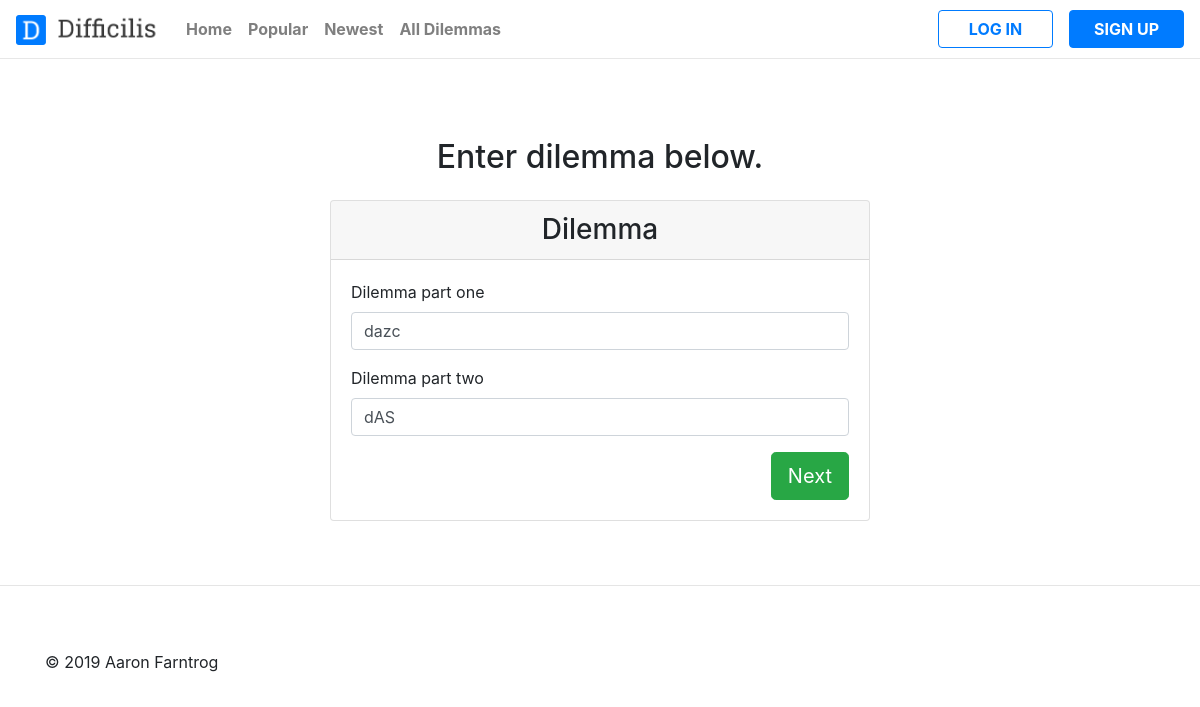
The app's page /dilemma/3/, older data.
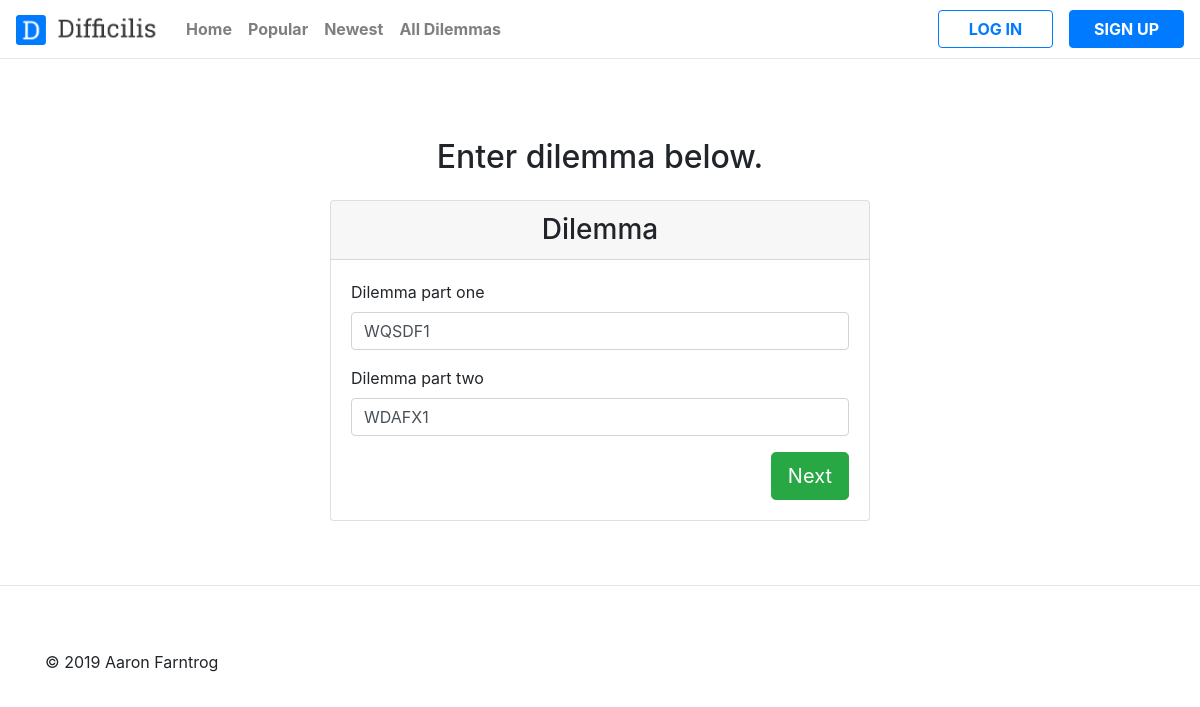
The same page, newer data.
### easydilemma/models.py (models this page shows)
class DilemmaPartOne(models.Model):
    dilemma_part_one = models.CharField(max_length=500)
    def __str__(self):
        return self.dilemma_part_one[:50]

class DilemmaPartTwo(models.Model):
    dilemma_part_two = models.CharField(max_length=500)
    def __str__(self):
        return self.dilemma_part_two[:50]

### easydilemma/views.py (the view)
# urls.py: path('dilemma/<int:dilemma_id>/', views.edit_dilemma, name="edit_dilemma"),
def edit_dilemma(request, dilemma_id):
    dilemma =  get_object_or_404(Dilemma, pk=dilemma_id)
    dilemma_part_1 = get_object_or_404(DilemmaPartOne, pk=dilemma_id)
    dilemma_part_2 = get_object_or_404(DilemmaPartTwo, pk=dilemma_id)
    form = DilemmaForm(initial={'dilemma_part_one' : dilemma.dilemma_part_one, 'dilemma_part_two' : dilemma.dilemma_part_two})
    context = {
        "form": form,
        "dilemma": dilemma,
    }
    return render(request, 'easydilemma/edit_dilemma.html', context)

### easydilemma/forms.py
class DilemmaForm(forms.Form):
    dilemma_part_one = forms.CharField(widget=forms.TextInput(attrs={'placeholder': 'Should I vote Democratic...'}))
    dilemma_part_two = forms.CharField(widget=forms.TextInput(attrs={'placeholder': 'Or should I vote Republican...'}))

### easydilemma/templates/easydilemma/edit_dilemma.html (shortened to what this page needs)
<!DOCTYPE html>
<html lang="en">
<head>
    {% load static %}
    {% load crispy_forms_tags %}
    <link rel="stylesheet" href="https://maxcdn.bootstrapcdn.com/bootstrap/4.0.0/css/bootstrap.min.css">
    <link rel="stylesheet" href="../../static/easydilemma/css/main.css">
    <link rel="stylesheet" href="https://use.fontawesome.com/releases/v5.8.1/css/all.css">
</head>
<body>
    <header class="header">
        <nav class="navbar navbar-expand-lg fixed-top shadow navbar-light bg-white">
                <div class="d-flex">
                    <a class="navbar-brand grow" href="{% url 'easydilemma:index' %}"><img src="{% static '../static/easydilemma/images/Logo.png' %}" id="logo" style="max-height: 30px; max-width: 150px;;"  alt="Difficilis"></a>
                </div>
            <div class="collapse navbar-collapse" id="navbarCollapse">
                <ul class="navbar-nav">
                <li class="nav-item" ><a  href="{% url 'easydilemma:index' %}" class="nav-link font-weight-bold">Home</a></li>
                <li class="nav-item "><a  href="{% url 'easydilemma:all_dilemmas' %}" class="nav-link font-weight-bold">Popular</a></li>
                <li class="nav-item"><a  href="{% url 'easydilemma:all_dilemmas' %}" class="nav-link font-weight-bold">Newest</a></li>
                <li class="nav-item"><a  href="{% url 'easydilemma:all_dilemmas' %}" class="nav-link font-weight-bold">All Dilemmas</a></li>
                </ul>
                <ul class="navbar-nav ml-auto">
                        {% if user.is_authenticated %}
                        <li class="nav-item ml-lg-3 "><a  href="{% url 'users:logout' %}" class="btn btn-primary navbar_btn"><strong>LOG OUT</strong></a></li>
                        {% else %}
                        <li class="nav-item ml-lg-3 "><a  href="{% url 'users:login' %}" class="btn btn-outline-primary navbar_btn" ><strong>LOG IN</strong></a></li>
                        <li class="nav-item ml-lg-3 "><a  href="{% url 'users:register' %}" class="btn btn-primary navbar_btn"><strong>SIGN UP</strong></a></li>
                        {% endif %}
                    </ul>
            </div>
        </nav>
    </header>
    <div class="container py-5">
        <div class="row">
            <div class="col-md-12">
                <h2 class="text-center text-black mb-4">Enter dilemma below.</h2>
                <div class="row">
                    <div class="col-md-6 mx-auto">
                        <div class="card rounded-1">
                            <div class="card-header">
                                <h3 class="mb-0 text-center">Dilemma</h3>
                            </div>
                            <div class="card-body">
                                <form  role="form" name="dilemma-form" id="dilemma-form" autocomplete="off" method="POST" action="{% url 'easydilemma:handle_revised_dilemma' dilemma.id %}" nonvalidate> {% csrf_token %}
                                    <div class="form-group">
                                        {{ form|crispy }}
                                    </div>
                                    <button type="submit" class="btn btn-success btn-lg float-right" id="dilemma_form_submit">Next</button>
                                </form>
                            </div>
                        </div>
                    </div>
                </div>
            </div>
        </div>
    </div>
    <hr>
    <footer class="container pt-5">
        <div class="float-right"><a href="#" id="back-to-top"></a></div>
        <p>&copy; 2019 Aaron Farntrog</p>
    </footer>
</body>
</html>

Row changes from the older to the newer data that the page shows:
no longer on this page (row edited): DilemmaPartOne: dilemma_part_one "dazc"
no longer on this page (row edited): DilemmaPartTwo: dilemma_part_two "dAS"
now on this page (row edited): DilemmaPartOne: dilemma_part_one "WQSDF1"
now on this page (row edited): DilemmaPartTwo: dilemma_part_two "WDAFX1"
